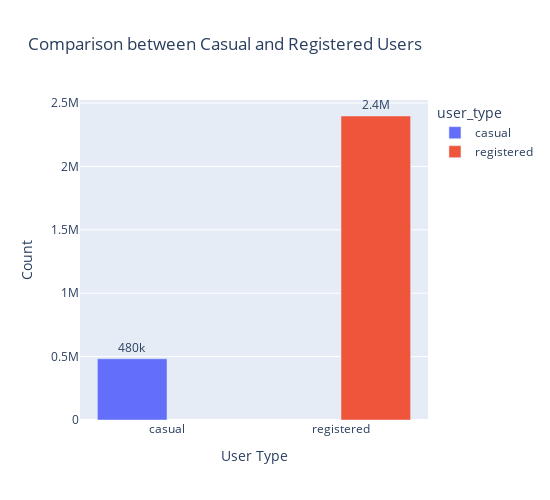

The code cell stored with this chart in its notebook:
### Markdown cell above
## Business Question 2 and Conclusion

### Code cell
# Comparison between user type
user_counts = pd.DataFrame({
    'user_type': ['casual', 'registered'],
    'count': [df_day['casual'].sum(), df_day['registered'].sum()]
})

fig = px.bar(user_counts,
             x='user_type',
             y='count',
             color='user_type',
             barmode='group',
             title='Comparison between Casual and Registered Users',
             text='count',
             text_auto= '.2s',
             width=550,
             height=500)

fig.update_layout(
    xaxis_title='User Type',
    yaxis_title='Count',
    showlegend=True
)

fig.update_traces(
    textposition='outside'
)

fig.show()

### Figure 1 — Plotly figure (JSON) as saved in the notebook; plotly's stock layout.template omitted (floating-point values rounded to 4 significant figures)
{"data": [{"alignmentgroup": "True", "hovertemplate": "user_type=%{x}<br>count=%{text}<extra></extra>", "legendgroup": "casual", "marker": {"color": "#636efa", "pattern": {"shape": ""}}, "name": "casual", "offsetgroup": "casual", "orientation": "v", "showlegend": true, "text": [483128], "textposition": "outside", "texttemplate": "%{y:.2s}", "type": "bar", "x": ["casual"], "xaxis": "x", "y": [483128], "yaxis": "y"}, {"alignmentgroup": "True", "hovertemplate": "user_type=%{x}<br>count=%{text}<extra></extra>", "legendgroup": "registered", "marker": {"color": "#EF553B", "pattern": {"shape": ""}}, "name": "registered", "offsetgroup": "registered", "orientation": "v", "showlegend": true, "text": [2397403], "textposition": "outside", "texttemplate": "%{y:.2s}", "type": "bar", "x": ["registered"], "xaxis": "x", "y": [2397403], "yaxis": "y"}], "layout": {"barmode": "group", "height": 500, "legend": {"title": {"text": "user_type"}, "tracegroupgap": 0}, "showlegend": true, "title": {"text": "Comparison between Casual and Registered Users"}, "width": 550, "xaxis": {"anchor": "y", "categoryarray": ["casual", "registered"], "categoryorder": "array", "domain": [0, 1], "title": {"text": "User Type"}}, "yaxis": {"anchor": "x", "domain": [0, 1], "title": {"text": "Count"}}}}
